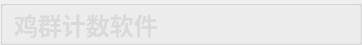
        <widget class="QGroupBox" name="groupBox">
         <property name="minimumSize">
          <size>
           <width>0</width>
           <height>45</height>
          </size>
         </property>
         <property name="maximumSize">
          <size>
           <width>16777215</width>
           <height>45</height>
          </size>
         </property>
         <property name="styleSheet">
          <string notr="true">#groupBox{
background-color: rgba(75, 75, 75, 200);
border: 0px solid #42adff;
border-left: 0px solid rgba(29, 83, 185, 255);
border-right: 0px solid rgba(29, 83, 185, 255);
border-bottom: 1px solid rgba(200, 200, 200,100);
;
border-radius:0px;}</string>
         </property>
         <property name="title">
          <string/>
         </property>
         <layout class="QHBoxLayout" name="horizontalLayout">
          <property name="spacing">
           <number>0</number>
          </property>
          <property name="topMargin">
           <number>0</number>
          </property>
          <property name="bottomMargin">
           <number>0</number>
          </property>
          <item>
           <widget class="QLabel" name="label_4">
            <property name="styleSheet">
             <string notr="true">QLabel
{
	font-size: 24px;
	font-family: &quot;Microsoft YaHei&quot;;
	font-weight: bold;
 		border-radius:9px;
		background:rgba(66, 195, 255, 0);
color: rgb(218, 218, 218);
}
</string>
            </property>
            <property name="text">
             <string>鸡群计数软件</string>
            </property>
           </widget>
          </item>
          <item>
           <spacer name="horizontalSpacer">
            <property name="orientation">
             <enum>Qt::Horizontal</enum>
            </property>
            <property name="sizeHint" stdset="0">
             <size>
              <width>40</width>
              <height>20</height>
             </size>
            </property>
           </spacer>
          </item>
          <item>
           <layout class="QHBoxLayout" name="horizontalLayout_5">
            <property name="spacing">
             <number>0</number>
            </property>
            <item>
             <widget class="QPushButton" name="minButton">
              <property name="minimumSize">
               <size>
                <width>50</width>
                <height>28</height>
               </size>
              </property>
              <property name="maximumSize">
               <size>
                <width>50</width>
                <height>28</height>
               </size>
              </property>
              <property name="styleSheet">
               <string notr="true">QPushButton {
border-style: solid;
border-width: 0px;
border-radius: 0px;
background-color: rgba(223, 223, 223, 0);}
QPushButton::focus{outline: none;}
QPushButton::hover {
border-style: solid;
border-width: 0px;
border-radius: 0px;
background-color: rgba(223, 223, 223, 150);}</string>
              </property>
              <property name="text">
               <string/>
              </property>
              <property name="icon">
               <iconset resource="../apprcc.qrc">
                <normaloff>:/img/icon/最小化.png</normaloff>:/img/icon/最小化.png</iconset>
              </property>
             </widget>
            </item>
            <item>
             <widget class="QPushButton" name="maxButton">
              <property name="minimumSize">
               <size>
                <width>50</width>
                <height>28</height>
               </size>
              </property>
              <property name="maximumSize">
               <size>
                <width>50</width>
                <height>28</height>
               </size>
              </property>
              <property name="styleSheet">
               <string notr="true">QPushButton {
border-style: solid;
border-width: 0px;
border-radius: 0px;
background-color: rgba(223, 223, 223, 0);}
QPushButton::focus{outline: none;}
QPushButton::hover {
border-style: solid;
border-width: 0px;
border-radius: 0px;
background-color: rgba(223, 223, 223, 150);}</string>
              </property>
              <property name="text">
               <string/>
              </property>
              <property name="icon">
               <iconset resource="../apprcc.qrc">
                <normaloff>:/img/icon/正方形.png</normaloff>
                <activeon>:/img/icon/还原.png</activeon>
                <selectedon>:/img/icon/还原.png</selectedon>:/img/icon/正方形.png</iconset>
              </property>
              <property name="checkable">
               <bool>true</bool>
              </property>
             </widget>
            </item>
            <item>
             <widget class="QPushButton" name="closeButton">
              <property name="minimumSize">
               <size>
                <width>50</width>
                <height>28</height>
               </size>
              </property>
              <property name="maximumSize">
               <size>
                <width>50</width>
                <height>28</height>
               </size>
              </property>
              <property name="styleSheet">
               <string notr="true">QPushButton {
border-style: solid;
border-width: 0px;
border-radius: 0px;
background-color: rgba(223, 223, 223, 0);}
QPushButton::focus{outline: none;}
QPushButton::hover {
border-style: solid;
border-width: 0px;
border-radius: 0px;
background-color: rgba(223, 223, 223, 150);}</string>
              </property>
              <property name="text">
               <string/>
              </property>
              <property name="icon">
               <iconset resource="../apprcc.qrc">
                <normaloff>:/img/icon/关闭.png</normaloff>:/img/icon/关闭.png</iconset>
              </property>
             </widget>
            </item>
           </layout>
          </item>
         </layout>
        </widget>
